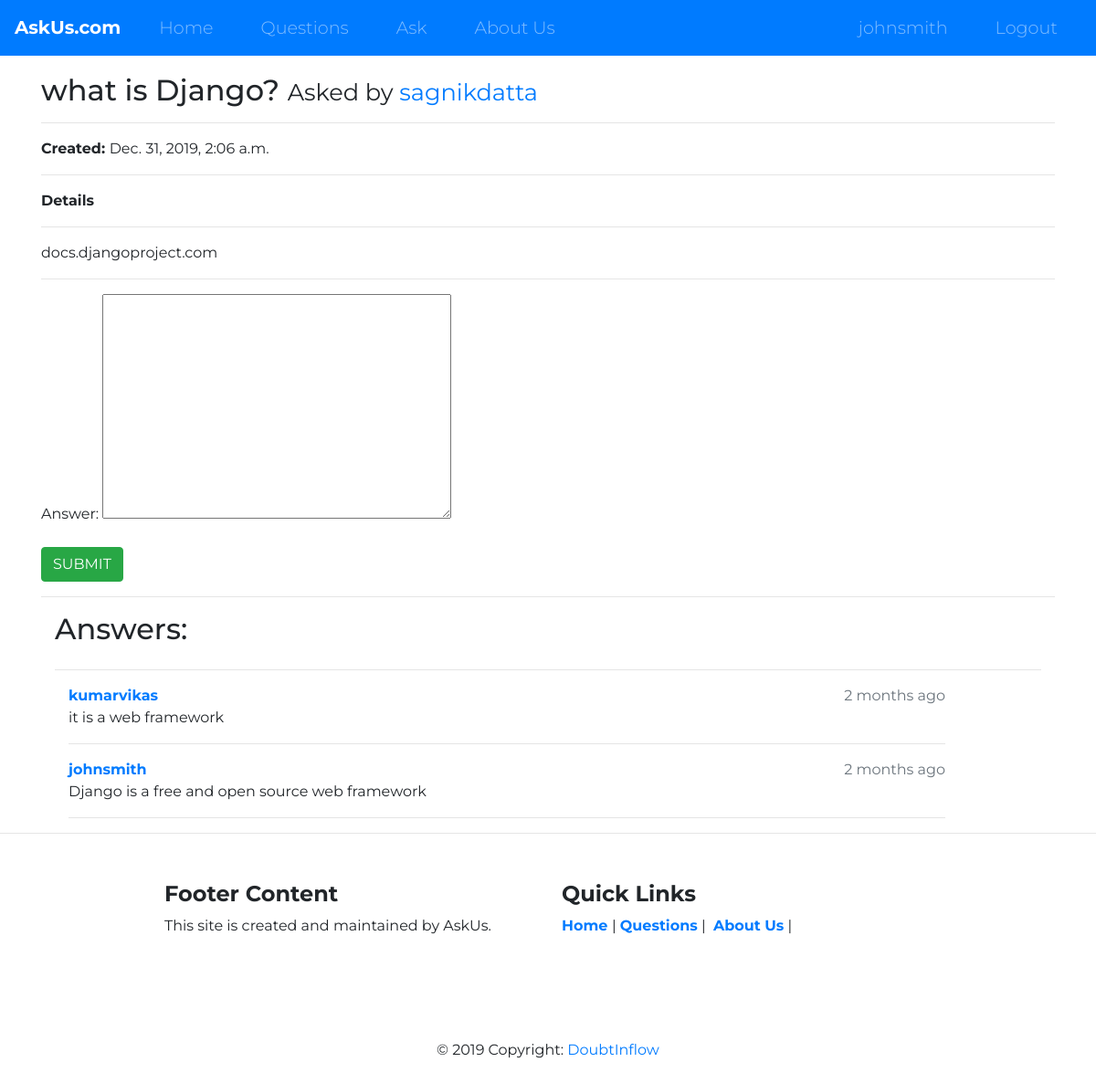
The page /questions/what-is-django/ (signed in) on the database its author committed.
### accounts/models.py (models this page shows, shortened)
class User(AbstractUser):
        username = models.CharField(max_length=256, unique=True, blank=False,
                                validators=[
                                        RegexValidator(
                                        regex = USERNAME_REGEX,
                                        message = 'Username can be Alpahnumeric and contain only @,#,$',
                                        code='invalid_username'
                                        )]
                                )
        first_name = models.CharField(max_length=256, blank=False,
                                  validators=[
                                        RegexValidator(
                                        regex = NAME_REGEX,
                                        message = 'Name must be Alphabetic',
                                        code='invalid_first_name'
                                        )]
                                )
        last_name = models.CharField(max_length=256, blank=False,
                                  validators=[
                                        RegexValidator(
                                        regex = NAME_REGEX,
                                        message = 'Name must be Alphabetic',
                                        code='invalid_last_name'
                                        )]
                                )
        email = models.EmailField(unique=True, blank=False)
        bio = models.CharField(max_length=512, blank=True)
        birth_date = models.DateField(null=True, blank=False)
        USERNAME_FIELD = 'email'
        REQUIRED_FIELDS = ['username']
        def get_absolute_url(self):
                return reverse("user_profile", kwargs={"username": self.username})

### questions/models.py (models this page shows, shortened)
class Question(models.Model):
    user = models.ForeignKey(User, on_delete=models.CASCADE)
    qus = models.CharField(max_length=256, verbose_name="question")
    details = models.TextField(blank=True)
    slug = models.SlugField(unique=True, max_length=256)
    created = models.DateTimeField(auto_now_add=True)
    class Meta:
        ordering = ['-created']

class Answer(models.Model):
    user = models.ForeignKey(User, on_delete=models.CASCADE)
    question = models.ForeignKey(Question, on_delete=models.CASCADE)
    ans = models.TextField(verbose_name="answer")
    created = models.DateTimeField(auto_now_add=True)
    class Meta:
        ordering = ['-created']

### questions/views.py (the view, shortened to what this page needs)
# urls.py: re_path(r'^(?P<slug>[\w-]+)/$', question_detail, name='question_detail'),
def question_detail(request, slug=None):
    question = get_object_or_404(Question, slug=slug)
    answers_list = Answer.objects.filter(question=question)
    context = { "question": question,
                "answers_list": answers_list,
                 }
    if request.user.is_authenticated:
        form = AnswerForm(request.POST or None)
        context = { "question": question,
                    "form": form,
                    "answers_list": answers_list,
                  }
    return render(request, "questions/question_detail.html", context)

### questions/forms.py
class AnswerForm(forms.ModelForm):
    class Meta:
        model = Answer
        fields = ["ans"]

### questions/templates/questions/question_detail.html (shortened to what this page needs)
{% extends "core/base.html" %}
{% block content %}
<h2>
    {{ question.qus }}
    <small>Asked by <a href="{{question.user.get_absolute_url}}">{{ question.user.username }}</a></small>
</h2>
<hr>
<strong>Created: </strong>{{ question.created }}<br>
<hr>
<strong>Details</strong>
<hr>
<p>{{ question.details }}</p>
<hr>
{% if request.user.is_authenticated %}
<form method="POST">
    {{ form.as_p}}
    <input class="btn btn-success" type="submit" value='SUBMIT'>
</form>
<hr>
{% endif %}
<div class="container">
    <div class="row">
        <div class="col-sm-12">
            <h2>Answers:</h2>
        </div>
    </div>
    <hr>
    {% for answer in answers_list %}
        <div class="col-sm-11">
            <div class="panel panel-default">
                <div class="panel-heading">
                    <strong>
                        <a href="{{answer.user.get_absolute_url}}">{{ answer.user.username }}</a>
                    </strong>
                    <span style="float: right;" class="text-muted">
                        {{ answer.created|timesince }} ago
                    </span>
                </div>
                <div class="panel-body">
                    {{ answer.ans }}
                </div>
            </div>
            <hr>
        </div>
  {% endfor %}
</div>
{% endblock content %}

### core/templates/core/navbar.html (shortened to what this page needs)
  <nav class="navbar navbar-expand-lg navbar-dark bg-primary fixed-top">
    <a class="navbar-brand" href="">AskUs.com</a>
    <div class="collapse navbar-collapse" id="navbarTogglerDemo01">
      <ul class="navbar-nav mr-auto">
        <li class="nav-item">
          <a class="nav-link" href="{% url 'home' %}">Home</a>
        </li>
        <li class="nav-item">
          <a class="nav-link" href="{% url 'questions:question_list' %}">Questions</a>
        </li>
        <li class="nav-item">
          <a class="nav-link" href="{% url 'questions:question_ask' %}">Ask</a>
        </li>
        <li class="nav-item">
          <a class="nav-link" href="{% url 'about' %}">About Us</a>
        </li>
      </ul>
      <ul class="navbar-nav ml-auto">
        {% if request.user.is_authenticated %}
        <li class="nav-item">
          <a class="nav-link" href="{{user.get_absolute_url}}">{{user.username}}</a>
        </li>
        <li class="nav-item">
          <a class="nav-link" href="{% url 'logout' %}">Logout</a>
        </li>
        {% endif %}
      </ul>
    </div>
  </nav>

### core/static/css/styles.css (style rules this page uses)
body { font-family: "Montserrat"; }
.navbar-brand { font-weight: bold; }
.navbar { margin: 0 0 4.5rem; }
.nav-item { padding: 0 18px; }
.nav-link { font-size: 1.2rem; font-family: "Montserrat"; font-weight: 300; }

### rows shown on the page
User: username "johnsmith"
Question: qus "what is Django?", user.username "sagnikdatta", created "Dec. 31, 2019, 2:06 a.m.", details "docs.djangoproject.com"
Answer: user.username "kumarvikas", created "2 months", ans "it is a web framework"
Answer: user.username "johnsmith", created "2 months", ans "Django is a free and open source web framework"
